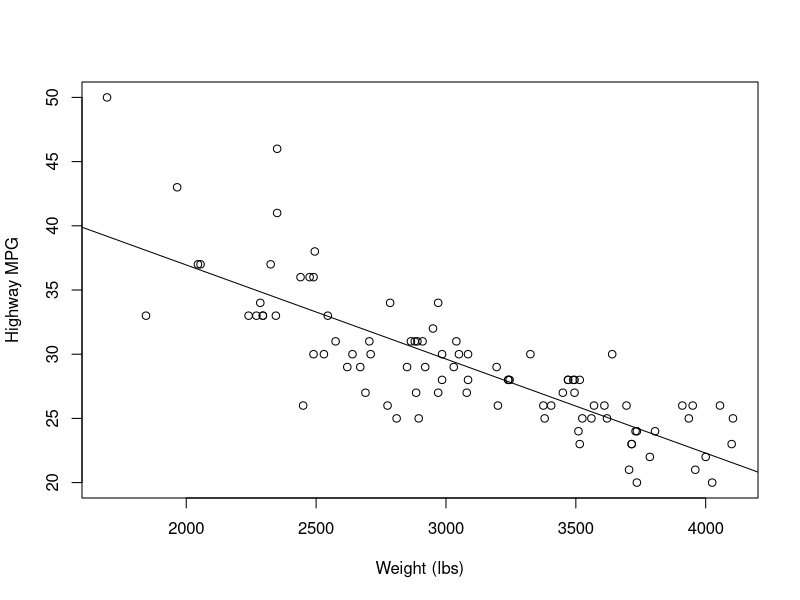
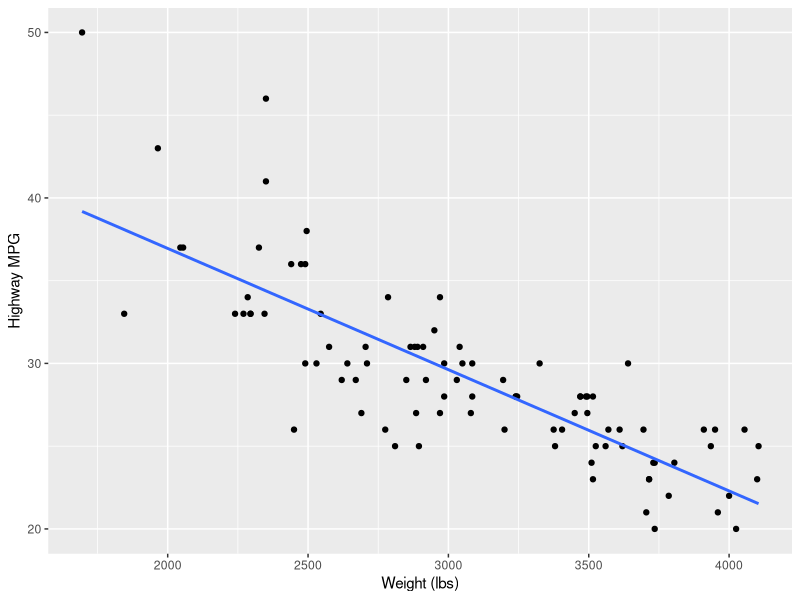

R code for these plots, in order:
## ---- chunk 1
library(MASS)
## ---- chunk 2
lm1 <- lm(MPG.highway ~ Weight, data = Cars93)
summary(lm1)
## ---- chunk 3
confint(lm1)
confint(lm1, level = 0.99)
## ---- chunk 4
plot(Cars93$Weight, Cars93$MPG.highway,
     xlab = "Weight (lbs)", 
     ylab = "Highway MPG")
abline(lm1) # add least squares line
## ---- chunk 5
library(ggplot2)
## ---- chunk 6
ggplot(data = Cars93, aes(x = Weight, y = MPG.highway)) +
  geom_point() +
  geom_smooth(method = "lm", se = FALSE) +
  labs(x = "Weight (lbs)", y = "Highway MPG") 
